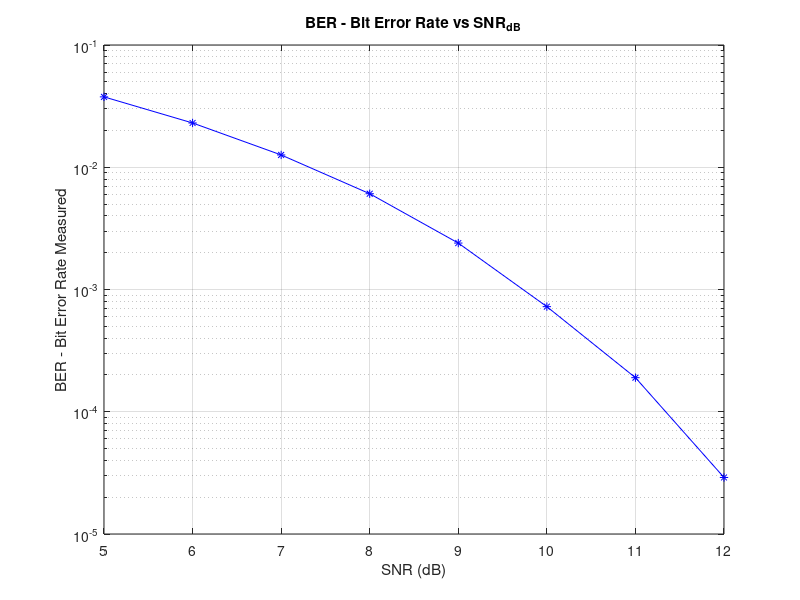
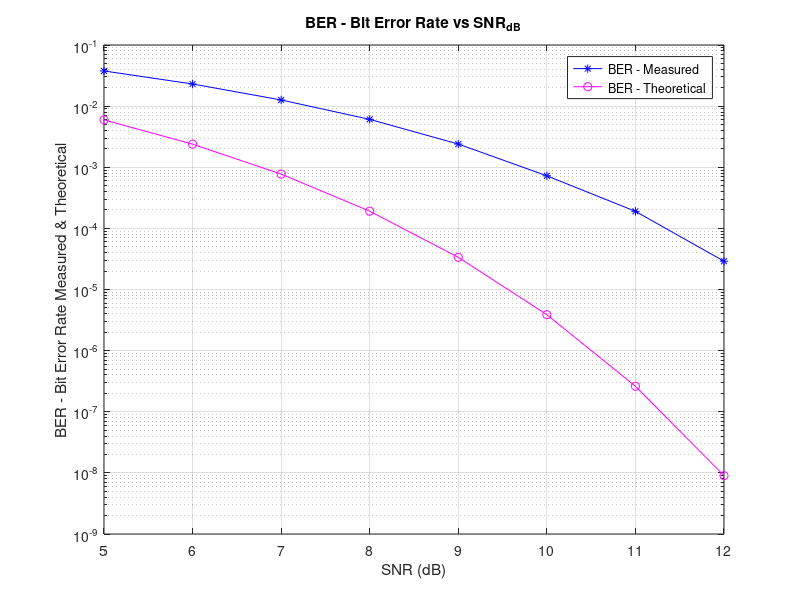

The MATLAB script that drew these images, in order: (Note: this script raises an error after producing the figures.)
clear all;
close all;
clc;
N = 1e4;
A = 1;
T = 0.01;
b = (sign(randn(1,2*N))+1)/2;
for i=1:1:length(b) 
 if b(i)==0
 b(i)=-1;
 end
end
xQ_1 = -1;
x_1 = 1;
xI_n = zeros(1,N);
xQ_n = zeros(1,N);
for n=1:1:N
 if n==1
 xI_n(n) = -xQ_1*x_1;
 xQ_n(n) = -xI_n(n)*b(n);
 elseif n~=1 
 xI_n(n) = -xQ_n(n-1)*b(2*(n-1));
 xQ_n(n) = -xI_n(n)*b(2*n-1);
 end
end
xI_n;
xQ_n;
z_n = xI_n + 1i*xQ_n; 
iter = 1e2; 
SNR_dB = 5;
SNR_lin = 10.^(SNR_dB/10); 
BER_appr = 0;
for p=1:1:iter
 n = randn(1,N) + 1i*randn(1,N);
 y_n = A*T*z_n + sqrt(A^2*T^2/SNR_lin)*n;
 y_Re = sign(real(y_n));
 y_Im = sign(imag(y_n));
 BER_appr = BER_appr + sum(y_Im ~= imag(z_n)) + sum(y_Re ~= real(z_n));
end
BER = BER_appr/(N*iter);
D = ['BER = ', num2str(BER)];
disp('-------------------------');
disp('An approximation for BER - Bit Error Rate with SNR = 5 dB is:');
disp(D);
disp('-----------------------------------------------------');
SNR_dB_B = 5:12; 
SNR_lin_B = 10.^([5:12]/10);
BER_B = zeros(1,length(SNR_lin_B));
BER_appr_B = zeros(1,length(SNR_lin_B));
for k=1:1:length(SNR_lin_B)
 for p=1:1:iter
 n = randn(1,N) + 1i*randn(1,N);
 y_n = A*T*z_n + sqrt(A^2*T^2/SNR_lin_B(k))*n;
 y_Re = sign(real(y_n)); 
 y_Im = sign(imag(y_n));
 BER_appr_B(k) = BER_appr_B(k) + sum(y_Im ~= imag(z_n)) + sum(y_Re ~= real(z_n));
 end
 BER_B(k) = BER_appr_B(k)/(2*N*iter);
 Theory_BER(k) = 0.5*erfc(sqrt(SNR_lin_B(k))); 
end
disp(['SNR in dB : ' num2str(SNR_dB_B)]);
disp(['BER Measured : ' num2str(BER_B)]);
disp(['BER Theoretical : ' num2str(Theory_BER)]);
disp('-----------------------------------------------------------------------');
figure(1)
semilogy(SNR_dB_B,BER_B,'b-*') 
xlabel('SNR (dB)')
ylabel('BER - Bit Error Rate Measured')
title('BER - Bit Error Rate vs SNR_{dB}')
grid on
figure(2)
semilogy(SNR_dB_B,BER_B,'b-*') 
hold on
semilogy(SNR_dB_B,Theory_BER,'m-o')
xlabel('SNR (dB)')
ylabel('BER - Bit Error Rate Measured & Theoretical')
title('BER - Bit Error Rate vs SNR_{dB}')
legend('BER - Measured', 'BER - Theoretical')
grid on
SNR_dB_C = 5;
SNR_lin_C = 10.^(SNR_dB_C/10);
b = (sign(randn(1,N))+1)/2;
for i=1:1:length(b) 
 if b(i)==0
 b(i)=-1;
 end
end
s_1 = [-(2*A*sqrt(T)*1i)/pi; (A*sqrt(T)*sqrt(pi^2 - 4))/pi];
s1 = [A*sqrt(T); 0];
beta = (A^2*T)/SNR_lin_C; 
var = 2*beta;
BER_Viterbi = 0; 
for p=1:1:iter
 n1_n = sqrt(var)*(randn(1,N) + 1j*randn(1,N)); 
 n2_n = sqrt(var)*(randn(1,N) + 1j*randn(1,N));
 phase(1) = 0;
 for n=1:1:N
 phase(n+1) = phase(n) + b(n)*pi/2;
 if b(n) == -1 
 r_n(:,n) = s_1.*exp(1i*phase(n)) + [n1_n(n); n2_n(n)]; 
 elseif b(n) == 1
 r_n(:,n) = s1.*exp(1i*phase(n)) + [n1_n(n); n2_n(n)]; 
 end
 end
 x_opt = Viterbi(N,s1,s_1,r_n);
 BER_Viterbi = BER_Viterbi + sum(b~=x_opt); 
end
BER_Viterbi = BER_Viterbi/(2*N*iter);
disp('An approximation for BER - Bit Error Rate with Viterbi aglgorithm and SNR = 5 dB is:');
disp(['BER = ', num2str(BER_Viterbi)])
disp('---------------------');
SNR_dB_E = 5:12;
SNR_lin_E = 10.^(SNR_dB_E/10);
BER_Viterbi_E = zeros(1,length(SNR_lin_E));
BER_Viterbi_appr_E = zeros(1,length(SNR_lin_E));
s_1 = [-(2*A*sqrt(T)*1i)/pi; (A*sqrt(T)*sqrt(pi^2 - 4))/pi];
s1 = [A*sqrt(T); 0];
for k=1:1:length(SNR_lin_E)
 for p=1:1:iter
 n1_n = sqrt(A^2*T/SNR_lin_E(k))*(randn(1,N) + 1j*randn(1,N)); 
 n2_n = sqrt(A^2*T/SNR_lin_E(k))*(randn(1,N) + 1j*randn(1,N));
 phase(1) = 0;
 for n=1:1:N
 phase(n+1) = phase(n) + b(n)*pi/2;
 if b(n) == -1 
 r_n(:,n) = s_1.*exp(1i*phase(n)) + [n1_n(n); n2_n(n)]; 
 elseif b(n) == 1
 r_n(:,n) = s1.*exp(1i*phase(n)) + [n1_n(n); n2_n(n)]; 
 end
 end
 x_opt = Viterbi(N,s1,s_1,r_n);
 BER_Viterbi_appr_E(k) = BER_Viterbi_appr_E(k) + sum(b~=x_opt);
 Theory_BER_Viterbi(k) = 0.5*erfc(sqrt(SNR_lin_E(k))); 
 end
 BER_Viterbi_E(k) = BER_Viterbi_appr_E(k)/(2*N*iter);
end
disp(['SNR in dB : ' num2str(SNR_dB_E)]);
disp(['BER Measured : ' num2str(BER_Viterbi_E)]);
disp(['BER Theoretical : ' num2str(Theory_BER_Viterbi)]);
disp('--------------------------------------------------------------------------')
gtext('VIDHI KUMARI')